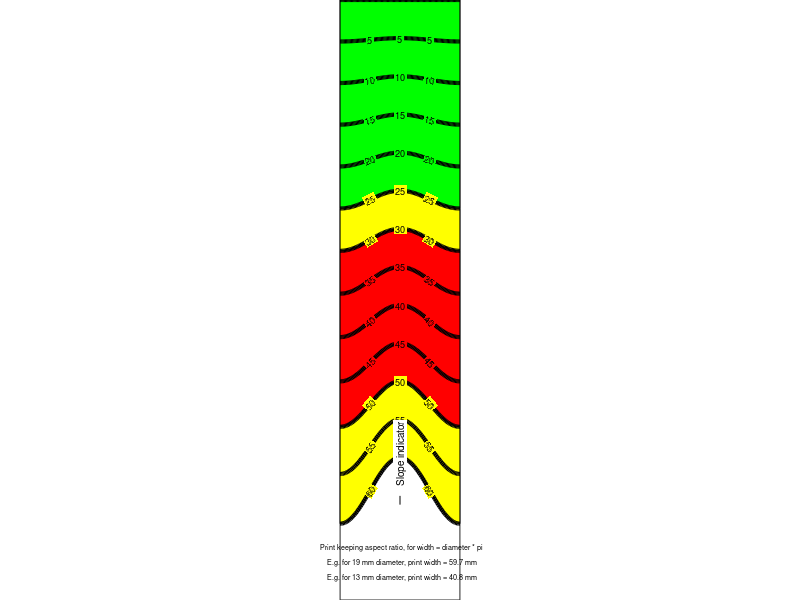

The MATLAB script that drew this image:
%%========================================================================
% THIS CODE WILL CREATE A PNG SKI-POLE INCLINOMETER WITH GNU OCTAVE V.5.2.0
% The inclinometer is ment to be wrapped around the ski-pole
% Author: Ph.D. Miguel LLORENTE ISIDRO
% Contact: m.llorente@igme.es
% Author affiliation: Spanish Geological Survey
% TOS: use at your own risk
% Date: 06/10/2020
% Version: 1.0

%%========================================================================
% REQUIREMENTS: GNU OCTAVE v. 5.2.0 
% You are supposed to know the diameter of your ski-pole, walking stick or 
% whatever cilinder-like object where you plan to wrap the inclinometer
%
% WARNING: there is a plog bug that wont rotate text, however, the png
% that will be created will have rotated text.

%%========================================================================

clc; clear; close;

%% User input data is required
d = input ('Input pole diameter (mm, usually 19-12 is ok): ');
% hence the circunference length is c
c=d*pi(); 
% just for printing lines equally spaced
e = input ('Input slope-line spacing (in mm, usually 5 fits best): ');
x=linspace(0,c,101); % equally spaced sampling for representing the sinusoidal
a=deg2rad(linspace(0,60,13)); % equally spaced 5 degree intervals slope planes

% The fontsize for tags was calibrated for 19 mm diameter pole
tf=25*d/19; 

% The following describes a sinusoidal series representing the intersection of 
% planes at different angles with a cilinder and then dewrapped
yy=[]; %this are the one line arrays describing one angle per line
y=[]; %all angles will be stored into a single matrix

for m = [1:length(a)];
    for n = [1:length(x)];
      yy=[yy, -((c*tan(a(m)))/(2*pi()))*(cos(2*pi()*(x(n)/(c))))-(-((c*tan(a(m)))/(2*pi()))*(cos(2*pi()*(-c/2)/(c))))-(e*rad2deg(a(m))/5)];
    end
  y=[y;yy];
  yy=[];
end
clear m n yy;

% Graphing the results
fn = 1;         % figure number
fx = 100; fy = 50; % Screen position
fw = round(c*10); fh = round(abs(min(y(:)))*10+100); % Figure width and height
figure(fn, 'OuterPosition', [fx fy fw fh], 'Position', [fx fy fw fh]);
clear fx fy; 
hold on;

% Background colors
% The green part from 0 to 25 degrees
X=[x,fliplr(x)];  
Y=[y(1, :),fliplr(y(6, :))];
fill(X,Y,'g');
% The yellow part from 25 to 30 degrees, which represents the most common
% friction angle for natural soils and also meaningful for snowavalanch hazard
Y=[y(6, :),fliplr(y(7, :))];
fill(X,Y,'y'); 
% The red part from 30  to 50 degrees, which represents a critical value
% for most natural slopes
Y=[y(7, :),fliplr(y(11, :))];
fill(X,Y,'r');
% The yellow part from 50 to 60 degrees, how the hell is that holding up?
Y=[y(11, :),fliplr(y(13, :))];
fill(X,Y,'y');

clear X Y;
 
% Black guiding lines
plot(x,y, '-', 'linewidth', 3, 'color', [0 0 0]);

% The tags with all their properties, beware the plot won't rotate tags
for i=[2:5];
  tt=num2str(round(rad2deg(a(i))));
  text (c*1/4, (y(i,26)), tt, 'HorizontalAlignment','center', 'FontSize', tf, 'backgroundcolor','green','margin',1,'rotation',rad2deg(a(i)));
  text (c*1/2+d/100, (y(i,51)), tt, 'HorizontalAlignment','center', 'FontSize',tf,'backgroundcolor','green','margin',1); %right
  text (c*3/4, (y(i,76)), tt, 'HorizontalAlignment','center', 'FontSize',tf,'backgroundcolor','green','margin',1,'rotation',-rad2deg(a(i))); %center
end

for i=[6:7];
  tt=num2str(round(rad2deg(a(i))));
  text (c*1/4, (y(i,26)), tt, 'HorizontalAlignment','center', 'FontSize',tf,'backgroundcolor','yellow','margin',1,'rotation',rad2deg(a(i)));
  text (c*1/2+d/100, (y(i,51)), tt, 'HorizontalAlignment','center', 'FontSize',tf,'backgroundcolor','yellow','margin',1);
  text (c*3/4, (y(i,76)), tt, 'HorizontalAlignment','center', 'FontSize',tf,'backgroundcolor','yellow','margin',1,'rotation',-rad2deg(a(i))); 
end

for i=[8:10];
  tt=num2str(round(rad2deg(a(i))));
  text (c*1/4, (y(i,26)), tt, 'HorizontalAlignment','center', 'FontSize',tf,'backgroundcolor','red','margin',1,'rotation',rad2deg(a(i)));
  text (c*1/2+d/100, (y(i,51)), tt, 'HorizontalAlignment','center', 'FontSize',tf,'backgroundcolor','red','margin',1);
  text (c*3/4, (y(i,76)), tt, 'HorizontalAlignment','center', 'FontSize',tf,'backgroundcolor','red','margin',1,'rotation',-rad2deg(a(i))); 
end

for i=[11:13];
  tt=num2str(round(rad2deg(a(i))));
  text (c*1/4, (y(i,26)), tt, 'HorizontalAlignment','center','fontsize',tf,'backgroundcolor','yellow','margin',1,'rotation',rad2deg(a(i)));
  text (c*1/2+d/100, (y(i,51)), tt, 'HorizontalAlignment','center', 'fontsize',tf,'backgroundcolor','yellow','margin',1);
  text (c*3/4, (y(i,76)), tt, 'HorizontalAlignment','center', 'fontsize',tf,'backgroundcolor','yellow','margin',1,'rotation',-rad2deg(a(i))); 
end

% More graph properties to keep things smooth, clean and scaled
axis equal;
xlim ([0 c]); ylim ([min(y(:))-10 0]);
axis nolabel; axis tick;
box on;

% A cute vertical line at the bottom
refx=[c/2 c/2];
refy=[-((c*tan(a(13)))/(2*pi()))*(cos(2*pi()*(x(50)/(c))))-(-((c*tan(a(13)))/(2*pi()))*(cos(2*pi()*(-c/2)/(c))))-(e*rad2deg(a(13))/5)-e  min(y(:))+e/2];
plot(refx, refy, '-', 'color', [0 0 0]);
clear refx refy;

% A cute text annotation at the bottom
text (c/2, min(y(:))+e, 'Slope indicator', 'HorizontalAlignment','left', 'FontWeight','normal', 'rotation',90,'fontsize',tf*1.1, 'backgroundcolor','white', 'margin',1); 
text (c/2+c/50, min(y(:))-3, 'Print keeping aspect ratio, for width = diameter * pi', 'HorizontalAlignment','center', 'FontWeight','normal','fontsize',tf*0.8); 
text (c/2+c/50, min(y(:))-5, 'E.g. for 19 mm diameter, print width = 59.7 mm', 'HorizontalAlignment','center', 'FontWeight','normal','fontsize',tf*0.8); 
text (c/2+c/50, min(y(:))-7, 'E.g. for 13 mm diameter, print width = 40.8 mm', 'HorizontalAlignment','center', 'FontWeight','normal','fontsize',tf*0.8); 
% Setting the size of the chart
t=char(strcat('-S',num2str(fw),{','},num2str(fh)));

% Getting rid of the annoying white margins
set(gca, 'Position', get(gca, 'OuterPosition') - get(gca, 'TightInset') * [0 0 0 0; -10 0 -10 0; 0 0 0 0; 0 0 0 0]);

% Your clinometer in png format, ready to be printed using the circumference
% as width keeping aspect ratio untocuhed.
print (fn, 'poleclino.png', '-dpng', t);
hold off;
clear;
